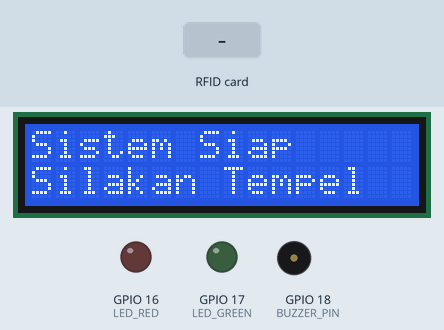
Recording of a sketch running on a simulated ESP32-S3. Parts: 16×2 character LCD, output pins drawn as LEDs (lit = HIGH), buzzer (waves = sounding, pin HIGH). The inputs (shaded band) are chosen by the test bench. What the sketch prints to the serial monitor is not drawn.

Above: at 2.3 s.
2.4 s: RFID card 4B AA 22 06 held to the reader
At 2.74 s:
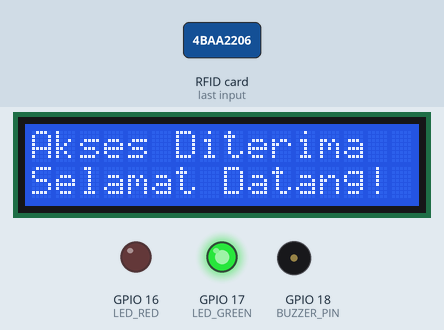
At 3.7 s:
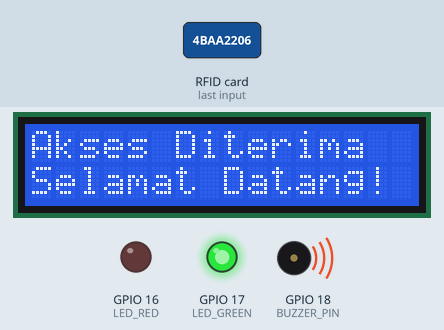
4.3 s: RFID card 5E 7A 19 C4 held to the reader
At 6.7 s:
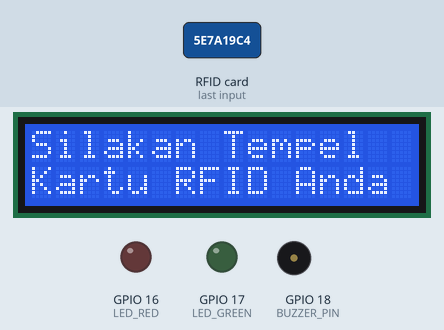
Timing chart, 0 to 8.2 s (numbered marks = the images above; inputs shaded):
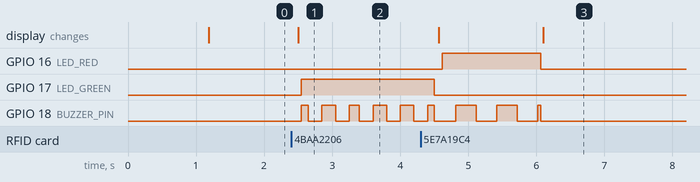

Measured:
- after the input at 2.4 s, GPIO 17 (LED_GREEN): LOW → HIGH after 0.15 s; GPIO 18 (BUZZER_PIN): LOW → HIGH after 0.15 s, then moves between LOW and HIGH, repeating every 0.40 s; the display: changes after 0.10 s (image 1)
- after the input at 4.3 s, GPIO 16 (LED_RED): LOW → HIGH after 0.32 s, → LOW 1.5 s later; the display: first changes after 0.27 s (image 3 shows a later state)

The sketch:

OK.ino
```cpp
#include <SPI.h>
#include <MFRC522.h>
#include <Wire.h>
#include <LiquidCrystal_I2C.h>

// --- Pin Definitions ---
#define SDA_PIN 8
#define SCL_PIN 9

// RFID RC522
#define SS_PIN 10
#define MOSI_PIN 11
#define SCK_PIN 12
#define MISO_PIN 13
#define RST_PIN 14

// Indicators - HANYA LED dan Buzzer
#define LED_RED 16
#define LED_GREEN 17
#define BUZZER_PIN 18

// Object Initialization
MFRC522 mfrc522(SS_PIN, RST_PIN);
LiquidCrystal_I2C lcd(0x27, 16, 2);

// Authorized Card UID
byte kartuDiizinkan[] = {0x4B, 0xAA, 0x22, 0x06};

// State variables
enum SystemState {
  IDLE,
  ACCESS_GRANTED,
  ACCESS_DENIED
};

SystemState currentState = IDLE;
unsigned long stateStartTime = 0;

void setup() {
  Serial.begin(115200);
  delay(1000);
  Serial.println("\n========================================");
  Serial.println("Memulai Sistem RFID Access Control");
  Serial.println("========================================");

  // --- SETUP I2C & LCD ---
  Serial.println("1. Menginisialisasi I2C...");
  Wire.begin(SDA_PIN, SCL_PIN);
  Wire.setTimeOut(1000);

  Serial.println("2. Scan I2C...");
  scanI2C();

  Serial.println("3. Menginisialisasi LCD...");
  lcd.init();
  lcd.backlight();
  lcd.setCursor(0, 0);
  lcd.print("Sistem Siap");
  Serial.println("   LCD OK");

  // --- SETUP SPI & RFID ---
  Serial.println("4. Menginisialisasi SPI & RFID...");
  SPI.begin(SCK_PIN, MISO_PIN, MOSI_PIN, SS_PIN);
  mfrc522.PCD_Init();
  Serial.println("   RFID OK");

  // --- SETUP PINS (HANYA LED dan Buzzer) ---
  Serial.println("5. Menginisialisasi Pin I/O...");

  Serial.println("   - Setting LED_RED (GPIO16)...");
  pinMode(LED_RED, OUTPUT);
  digitalWrite(LED_RED, LOW);
  Serial.println("     LED_RED OK");

  Serial.println("   - Setting LED_GREEN (GPIO17)...");
  pinMode(LED_GREEN, OUTPUT);
  digitalWrite(LED_GREEN, LOW);
  Serial.println("     LED_GREEN OK");

  Serial.println("   - Setting BUZZER_PIN (GPIO18)...");
  pinMode(BUZZER_PIN, OUTPUT);
  digitalWrite(BUZZER_PIN, LOW);
  Serial.println("     BUZZER OK");

  Serial.println("========================================");
  Serial.println("Sistem Inisialisasi Selesai!");
  Serial.println("Silakan tempelkan kartu RFID");
  Serial.println("========================================");

  lcd.setCursor(0, 1);
  lcd.print("Silakan Tempel");

  currentState = IDLE;
}

void loop() {
  // Handle state machine
  handleStateMachine();

  // Only check for new cards if in IDLE state
  if (currentState == IDLE) {
    if (mfrc522.PICC_IsNewCardPresent() && mfrc522.PICC_ReadCardSerial()) {
      processCard();
    }
  }

  delay(50);
}

void handleStateMachine() {
  unsigned long currentMillis = millis();

  switch(currentState) {
    case ACCESS_GRANTED:
      if (currentMillis - stateStartTime < 2000) {
        digitalWrite(LED_GREEN, HIGH);

        // Buzzer beep pattern (sederhana)
        if ((currentMillis / 200) % 2 == 0) {
          digitalWrite(BUZZER_PIN, HIGH);
        } else {
          digitalWrite(BUZZER_PIN, LOW);
        }
      } else {
        resetToIdle();
      }
      break;

    case ACCESS_DENIED:
      if (currentMillis - stateStartTime < 1500) {
        digitalWrite(LED_RED, HIGH);

        // Buzzer beep pattern (lebih lambat)
        if ((currentMillis / 300) % 2 == 0) {
          digitalWrite(BUZZER_PIN, HIGH);
        } else {
          digitalWrite(BUZZER_PIN, LOW);
        }
      } else {
        resetToIdle();
      }
      break;

    case IDLE:
    default:
      digitalWrite(LED_RED, LOW);
      digitalWrite(LED_GREEN, LOW);
      digitalWrite(BUZZER_PIN, LOW);
      break;
  }
}

void processCard() {
  // Display UID
  Serial.print("UID Terbaca: ");
  for (byte i = 0; i < mfrc522.uid.size; i++) {
    Serial.print(mfrc522.uid.uidByte[i] < 0x10 ? " 0" : " ");
    Serial.print(mfrc522.uid.uidByte[i], HEX);
  }
  Serial.println();

  // Check authorization
  bool cocok = true;
  for (byte i = 0; i < 4; i++) {
    if (mfrc522.uid.uidByte[i] != kartuDiizinkan[i]) {
      cocok = false;
      break;
    }
  }

  if (cocok) {
    aksesDiterima();
  } else {
    aksesDitolak();
  }

  mfrc522.PICC_HaltA();
  mfrc522.PCD_StopCrypto1();
}

void aksesDiterima() {
  Serial.println(">>> AKSES DITERIMA! <<<");
  lcd.clear();
  lcd.setCursor(0, 0);
  lcd.print("Akses Diterima");
  lcd.setCursor(0, 1);
  lcd.print("Selamat Datang!");

  currentState = ACCESS_GRANTED;
  stateStartTime = millis();
}

void aksesDitolak() {
  Serial.println(">>> AKSES DITOLAK! <<<");
  lcd.clear();
  lcd.setCursor(0, 0);
  lcd.print("Akses Ditolak!");
  lcd.setCursor(0, 1);
  lcd.print("Kartu Tidak Sah");

  currentState = ACCESS_DENIED;
  stateStartTime = millis();
}

void resetToIdle() {
  digitalWrite(LED_RED, LOW);
  digitalWrite(LED_GREEN, LOW);
  digitalWrite(BUZZER_PIN, LOW);

  lcd.clear();
  lcd.setCursor(0, 0);
  lcd.print("Silakan Tempel");
  lcd.setCursor(0, 1);
  lcd.print("Kartu RFID Anda");

  currentState = IDLE;
}

void scanI2C() {
  byte error, address;
  int nDevices = 0;
  Serial.println("Scanning I2C bus...");
  for(address = 1; address < 127; address++) {
    Wire.beginTransmission(address);
    error = Wire.endTransmission();
    if(error == 0) {
      Serial.print("I2C device found at 0x");
      if(address < 16) Serial.print("0");
      Serial.println(address, HEX);
      nDevices++;
    }
  }
  if(nDevices == 0) {
    Serial.println("No I2C devices found - check wiring!");
  } else {
    Serial.print("Total devices: ");
    Serial.println(nDevices);
  }
}
```
